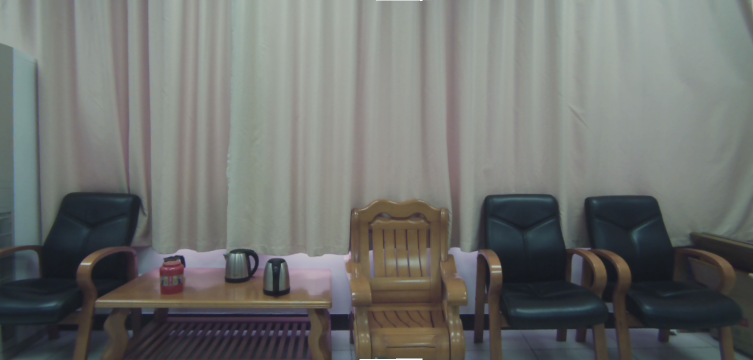
#> input picture 实验结果/会议室/left.png, 1506 x 719 px, found by its file name (shown at 1/2 size)
$ python detect_SIFT.py
#> lines starting #> are read from the running program, lines starting #| are printed output that depends on the picture; pictures that were not available may be replaced by others from this repository, and a replacement may not be noted
# -*- coding: utf-8 -*-
import cv2
import sys
import os
import argparse
import numpy as np
parser = argparse.ArgumentParser(description='detect and save sift')
parser.add_argument('--source-dir', type=str, default='datasets/dataset2/save_1')
parser.add_argument('--target-dir', type=str, default='datasets/dataset2/save_2')
parser.add_argument('--out-dir', type=str, default='build')
parser.add_argument('--show-sift', type=bool, default=False)
args = parser.parse_args()

def draw_match(source_img, target_img, source_xy, target_xy):
    source_height, source_width = source_img.shape[:2]
    target_height, target_width = target_img.shape[:2]

    vis = np.zeros((max(source_height, target_height), source_width + target_width + 30, 3), np.uint8)
    vis.fill(255)
    vis[:source_height, :source_width] = source_img
    vis[:target_height, source_width + 30:source_width + target_width + 30] = target_img
    assert len(source_xy) == len(target_xy)
    for i in range(0, len(source_xy)):
        cv2.circle(vis, (source_xy[i][0], source_xy[i][1]), 5, (150, 62, 255), -1)
        cv2.circle(vis, (30 + source_width + target_xy[i][0], target_xy[i][1]), 5, (0, 165, 255), -1)
        cv2.line(vis, (source_xy[i][0], source_xy[i][1]), (30 + source_width + target_xy[i][0], target_xy[i][1]), (0, 238, 0))
    cv2.imwrite("2D-sift.png", vis)

if __name__ == "__main__":
    if not args.source_dir or not args.target_dir:
        print("params not content, should be: ./detect_SIFT.py --source-dir={} --target-dir={}")
        sys.exit()
    source_dir = args.source_dir
    target_dir = args.target_dir
    source_img = cv2.imread(os.path.join(source_dir, 'left.png'))
#> source_img is the input picture: shape (719, 1506, 3); mean B, G, R 110.3, 113, 111
    target_img = cv2.imread(os.path.join(target_dir, 'left.png'))
    source_gray = cv2.cvtColor(source_img, cv2.COLOR_BGR2GRAY)
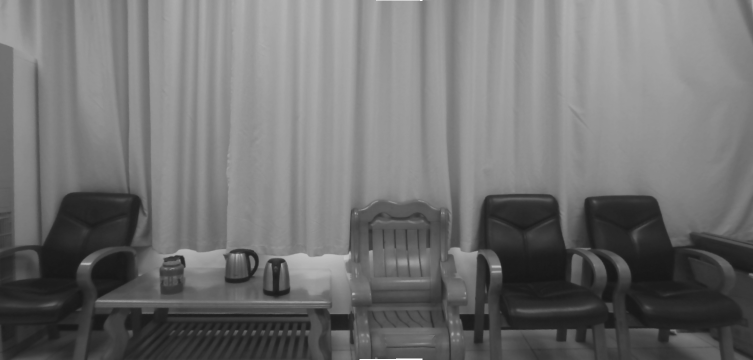
#> source_gray: shape (719, 1506) (shown at 1/2 size); min 22, max 255, mean 112.1
    target_gray = cv2.cvtColor(target_img, cv2.COLOR_BGR2GRAY)

    source_depth = cv2.imread(os.path.join(source_dir, 'depth.png'), cv2.IMREAD_ANYDEPTH)
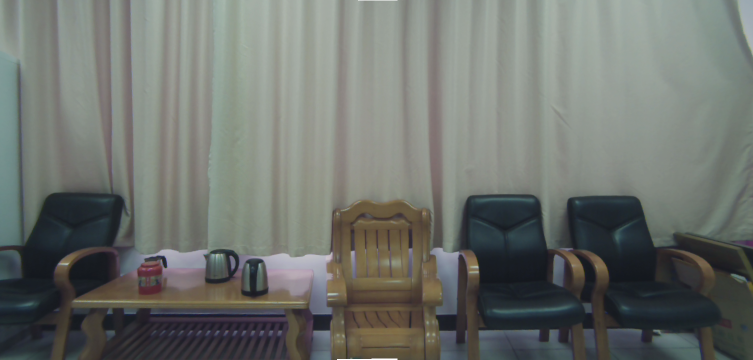
#> input picture 实验结果/会议室/right.png, 1506 x 719 px, given in place of depth.png, which was not available (shown at 1/2 size)
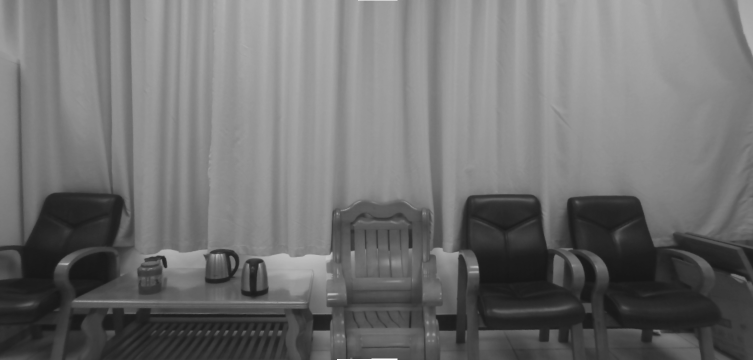
#> source_depth: shape (719, 1506) (shown at 1/2 size); min 22, max 255, mean 111.6
    target_depth = cv2.imread(os.path.join(target_dir, 'depth.png'), cv2.IMREAD_ANYDEPTH)
#> target_depth: shape (719, 1506); min 22, max 255, mean 111.6

    sift = cv2.xfeatures2d.SIFT_create()
    kp1, des1 = sift.detectAndCompute(source_gray, None)
#> kp1 = 360 keypoints; strongest (x, y, size): (992, 535, 17.2), (173, 527, 15.1), (364, 516, 7), (999, 533, 4.4)
    kp2, des2 = sift.detectAndCompute(target_gray, None)
#> kp2 has the same summary as kp1

    # FLANN匹配参数
    FLANN_INDEX_KDTREE = 0
    indexParams = dict(algorithm=FLANN_INDEX_KDTREE, trees=5)
    searchParams = dict(checks=50)
    flann = cv2.FlannBasedMatcher(indexParams, searchParams)
    matches = flann.knnMatch(des1, des2, k=2)
#> matches = 360 matches
    if not os.path.exists(os.path.join(args.out_dir, source_dir)):
        os.makedirs(os.path.join(args.out_dir, source_dir))
    if not os.path.exists(os.path.join(args.out_dir, target_dir)):
        os.makedirs(os.path.join(args.out_dir, target_dir))
    sift1_f = open(os.path.join(os.path.join(args.out_dir, source_dir), 'sift.txt'), 'w')
    sift2_f = open(os.path.join(os.path.join(args.out_dir, target_dir), 'sift.txt'), 'w')
    count = 0
    xy1 = []
    xy2 = []
    matchesMask = [[0, 0] for i in range(len(matches))]
#> matchesMask = 360 pairs, first value 0 to 0, second value 0 to 0
    for i, (m, n) in enumerate(matches):
        if m.distance < 0.8 * n.distance:
            matchesMask[i] = [1, 0]
            x1, y1 = kp1[m.queryIdx].pt
            x2, y2 = kp2[m.trainIdx].pt
            x1, y1 = int(x1), int(y1)
            x2, y2 = int(x2), int(y2)
            if [x1, y1] in xy1 or [x2, y2] in xy2 or source_depth[y1][x1] == 0 or target_depth[y2][x2] == 0:
                continue
            xy1.append([x1, y1])
            xy2.append([x2, y2])
            sift1_f.write('%d %d\n' % (x1, y1))
            sift2_f.write('%d %d\n' % (x2, y2))
            count += 1
#> this loop made 360 passes
#> (x1, y1, x2, y2) on passes 1 to 12: (40, 550, 40, 550), (52, 461, 52, 461), (69, 512, 69, 512), (103, 608, 103, 608), (103, 608, 103, 608), (113, 513, 113, 513), (145, 372, 145, 372), (158, 618, 158, 618), (162, 517, 162, 517), (166, 526, 166, 526), (173, 526, 173, 526), (173, 526, 173, 526)
#> (x1, y1) on pass 80: (401.1, 662.4)
    print("Total sift count:", count)
#| Total sift count: 297
    sift1_f.close()
    sift2_f.close()
    if args.show_sift:
        draw_match(source_img, target_img, xy1, xy2)
        # [11 lines of commented-out code are left out]
